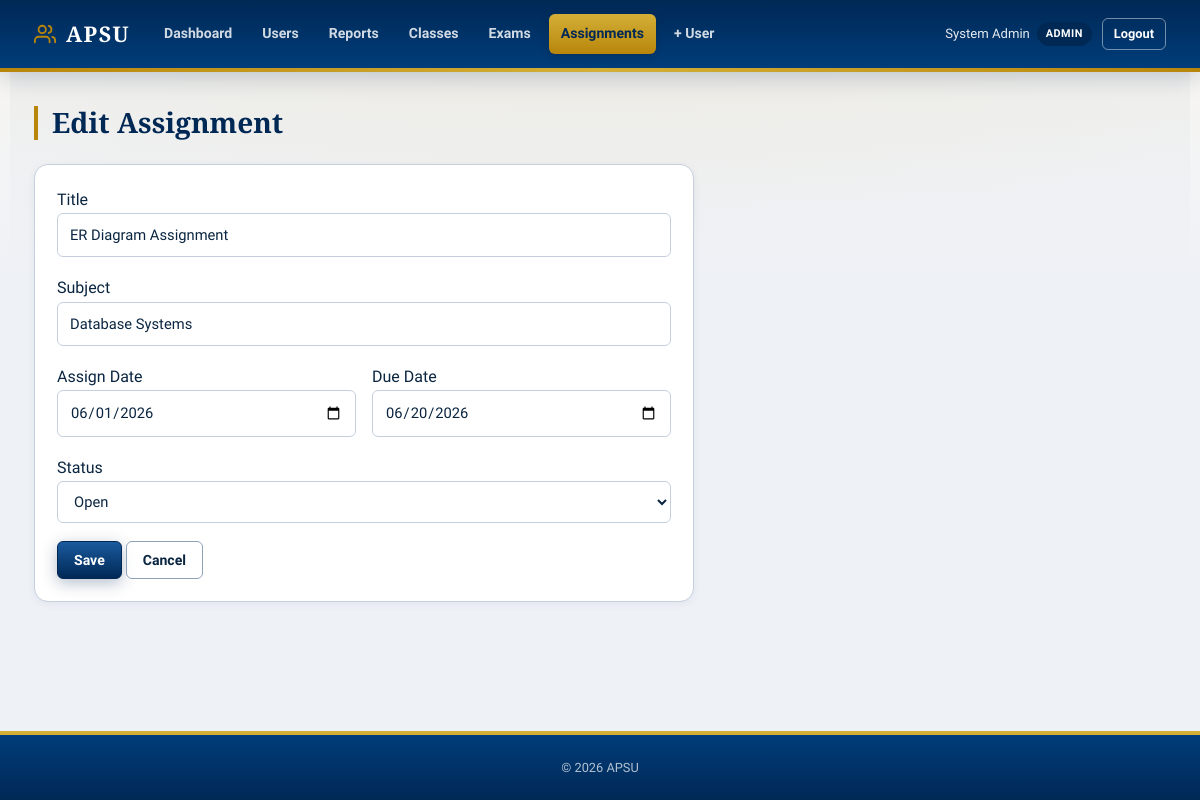
The page /assignments/index.php?action=edit&id=1 (signed in) on the database its author committed.
### tables this page shows
CREATE TABLE assignments (
    id          INT AUTO_INCREMENT PRIMARY KEY,
    teacher_id  INT NOT NULL,
    title       VARCHAR(255) NOT NULL,
    subject     VARCHAR(255) NOT NULL,
    assign_date DATE NOT NULL,
    due_date    DATE NOT NULL,
    status      ENUM('Open', 'Closed') NOT NULL DEFAULT 'Open',
    created_at  TIMESTAMP NOT NULL DEFAULT CURRENT_TIMESTAMP,
    FOREIGN KEY (teacher_id) REFERENCES users(id) ON DELETE CASCADE
);

### assignments/model/Assignment.php (called while the page is built, shortened)
<?php
class Assignment
{
    public function getById(int $id): ?array
    {
        $st = $this->pdo->prepare(
            'SELECT a.*, u.full_name AS teacher_name FROM assignments a
             JOIN users u ON a.teacher_id = u.id WHERE a.id = ?'
        );
        $st->execute([$id]);
        return $st->fetch() ?: null;
    }
}

### assignments/views/form.php (the view, shortened to what this page needs)
<?php  require __DIR__ . '/../../includes/header.php'; ?>
<div class="page-header"><h1 class="page-title"><?= htmlspecialchars($pageTitle) ?></h1></div>
<div class="card form-card"><div class="card-body"><form method="POST">
<div class="form-group"><label>Title</label><input name="title" class="form-control" required value="<?= htmlspecialchars($row['title'] ?? '') ?>"></div>
<div class="form-group"><label>Subject</label><input name="subject" class="form-control" required value="<?= htmlspecialchars($row['subject'] ?? '') ?>"></div>
<div class="form-row">
<div class="form-group"><label>Assign Date</label><input type="date" name="assign_date" class="form-control" required value="<?= htmlspecialchars($row['assign_date'] ?? '') ?>"></div>
<div class="form-group"><label>Due Date</label><input type="date" name="due_date" class="form-control" required value="<?= htmlspecialchars($row['due_date'] ?? '') ?>"></div>
</div>
<div class="form-group"><label>Status</label><select name="status" class="form-control">
<option value="Open" <?= ($row['status'] ?? '') === 'Open' ? 'selected' : '' ?>>Open</option>
</select></div>
<button class="btn btn-primary">Save</button> <a href="index.php" class="btn btn-outline">Cancel</a>
</form></div></div>
<?php require __DIR__ . '/../../includes/footer.php'; ?>

### assets/css/style.css (style rules this page uses)
*, *::before, *::after { box-sizing: border-box; margin: 0; padding: 0; }
:root { --color-navy: #002855; --color-navy-mid: #003d7a; --color-navy-light: #1a5a9e; --color-gold: #b8860b; --color-gold-bright: #d4af37; --color-gold-light: #f5ecd4; --color-cream: #faf8f3; --color-maroon: #6b1f2a; --color-bg: #eef1f6; --color-surface: #ffffff; --color-soft: #e4eaf2; --color-border: #c5d0de; --color-border-dark: #8fa3b8; --color-text: #0a2540; --color-text-muted: #3d5266; --color-text-light: #5c7083; --color-primary: #002855; --color-primary-h: #001d3d; --color-primary-lt: #e8eef6; --color-success: #166534; --color-success-lt: #dcfce7; --color-warning: #92400e; --color-warning-lt: #fef3c7; --color-danger: #991b1b; --color-danger-lt: #fee2e2; --color-info: #1e40af; --color-info-lt: #dbeafe; --radius-sm: 6px; --radius: 10px; --radius-lg: 14px; --shadow-sm: 0 2px 8px rgba(0, 40, 85, .06); --shadow: 0 12px 32px rgba(0, 40, 85, .1); --shadow-lg: 0 24px 56px rgba(0, 40, 85, .14); --font-serif: "Crimson Pro", "Georgia", "Times New Roman", serif; --font-sans: "Source Sans 3", "Segoe UI", system-ui, sans-serif; --font-mono: "Cascadia Code", monospace; --header-h: 72px; --transition: 0.2s cubic-bezier(0.4, 0, 0.2, 1); }
html { font-size: 16px; scroll-behavior: smooth; }
body { min-height: 100vh; display: flex; flex-direction: column; font-family: var(--font-sans); font-weight: 400; color: var(--color-text); background-color: var(--color-bg); background-image: radial-gradient(ellipse 80% 50% at 50% -20%, rgba(212, 175, 55, .12), transparent), linear-gradient(180deg, var(--color-cream) 0%, var(--color-bg) 280px); line-height: 1.65; -webkit-font-smoothing: antialiased; }
a { color: var(--color-primary); text-decoration: none; }
.form-group { margin-bottom: 18px; }
.form-control { width: 100%; min-height: 42px; padding: 9px 12px; border: 1.5px solid var(--color-border); border-radius: var(--radius-sm); outline: none; background: var(--color-surface); color: var(--color-text); font: inherit; font-size: .92rem; transition: border-color .15s, box-shadow .15s, background .15s; }
select.form-control { cursor: pointer; }
.form-row { display: grid; grid-template-columns: 1fr 1fr; gap: 16px; }
.btn { min-height: 38px; display: inline-flex; align-items: center; justify-content: center; gap: 7px; padding: 9px 16px; border: 1.5px solid transparent; border-radius: var(--radius-sm); font: inherit; font-size: .88rem; font-weight: 800; line-height: 1; white-space: nowrap; cursor: pointer; text-decoration: none; transition: transform .15s, box-shadow .15s, background .15s, border-color .15s, color .15s; }
.btn-primary { border-color: var(--color-navy); background: linear-gradient(180deg, var(--color-navy-light) 0%, var(--color-navy) 100%); color: #fff; box-shadow: 0 4px 16px rgba(0, 40, 85, .3); }
.btn-outline { border-color: var(--color-border-dark); background: rgba(255, 255, 255, .76); color: var(--color-text); }
.card { border: 1px solid var(--color-border); border-radius: var(--radius-lg); background: var(--color-surface); box-shadow: var(--shadow-sm); overflow: hidden; transition: box-shadow var(--transition); }
.card-body { padding: 22px; }
.page-header { display: flex; align-items: center; justify-content: space-between; gap: 14px; flex-wrap: wrap; margin-bottom: 24px; }
.page-title { color: var(--color-navy); font-family: var(--font-serif); font-size: 1.75rem; font-weight: 700; line-height: 1.2; border-left: 4px solid var(--color-gold); padding-left: 14px; }
.form-card { max-width: 660px; }

### rows shown on the page
assignments: title "ER Diagram Assignment", subject "Database Systems", assign_date "06/01/2026", due_date "06/20/2026", status "Open"

### other values the page prints
$_SESSION['full_name'] "System Admin"
$role "ADMIN"
$pageTitle "Edit Assignment"
